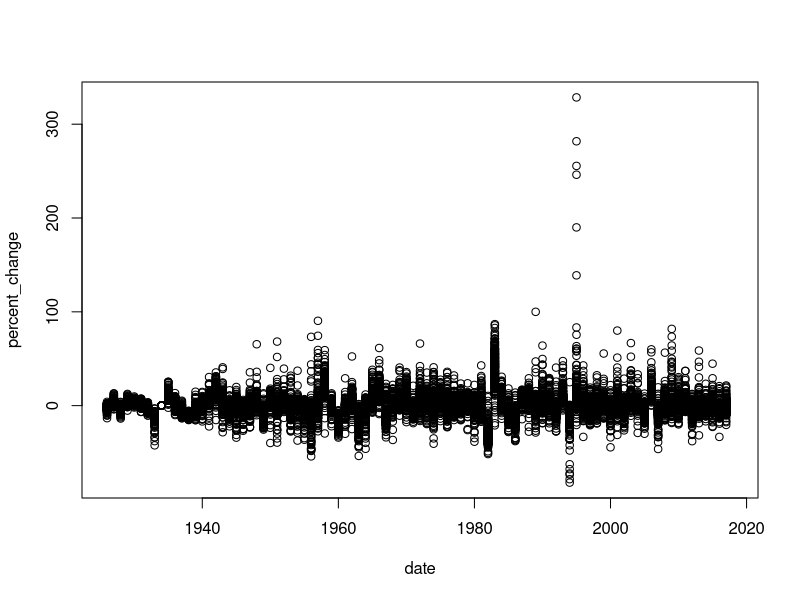

R code for this plot:

setwd("~/Documents/Git/MPS-Capstone/")

data=read.csv(file='finaldata_percentage_noNA.csv',header=TRUE)

date = data$DATE
percent_change = data$deltay

plot(x=date, y=percent_change,type="p")